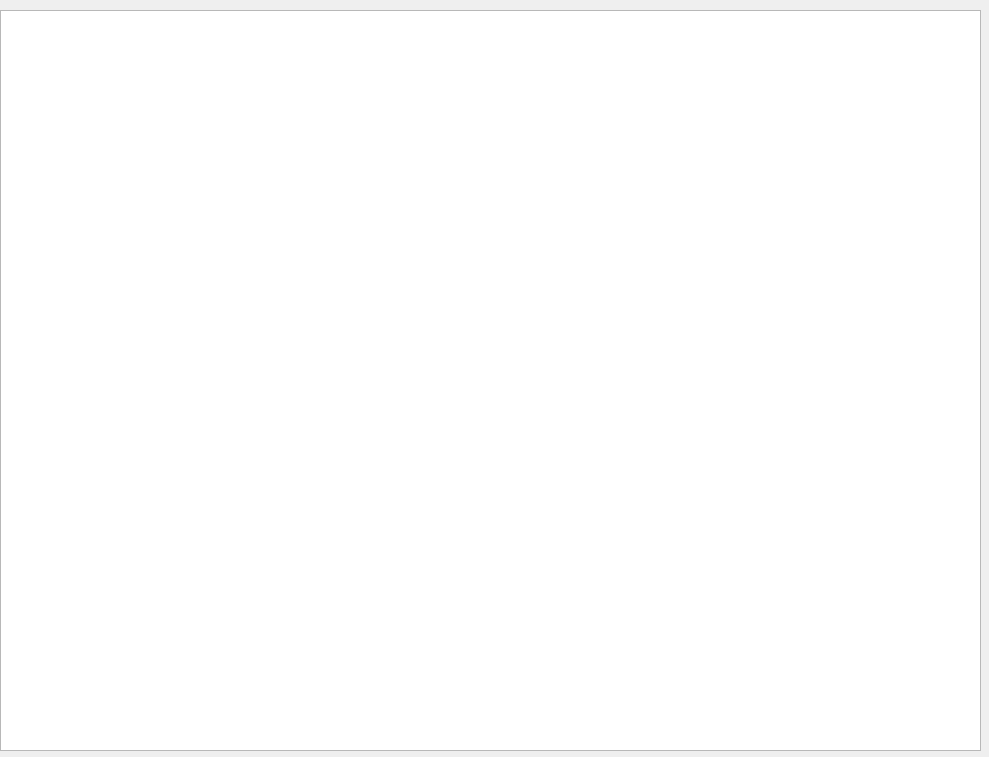
<?xml version="1.0" encoding="UTF-8"?>
<ui version="4.0">
 <class>myorder</class>
 <widget class="QDialog" name="myorder">
  <property name="geometry">
   <rect>
    <x>0</x>
    <y>0</y>
    <width>989</width>
    <height>757</height>
   </rect>
  </property>
  <property name="windowTitle">
   <string>Dialog</string>
  </property>
  <widget class="QTableWidget" name="tableWidget">
   <property name="geometry">
    <rect>
     <x>0</x>
     <y>10</y>
     <width>981</width>
     <height>741</height>
    </rect>
   </property>
  </widget>
 </widget>
 <resources/>
 <connections/>
</ui>
